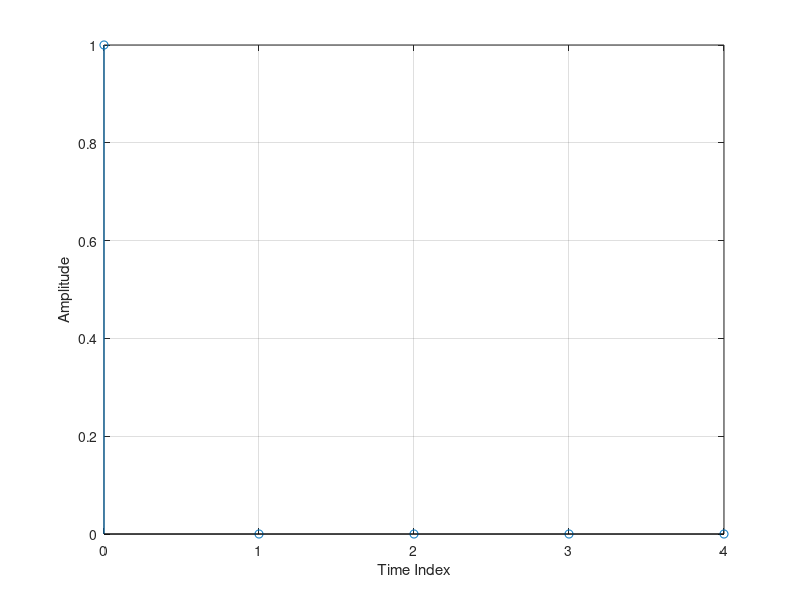
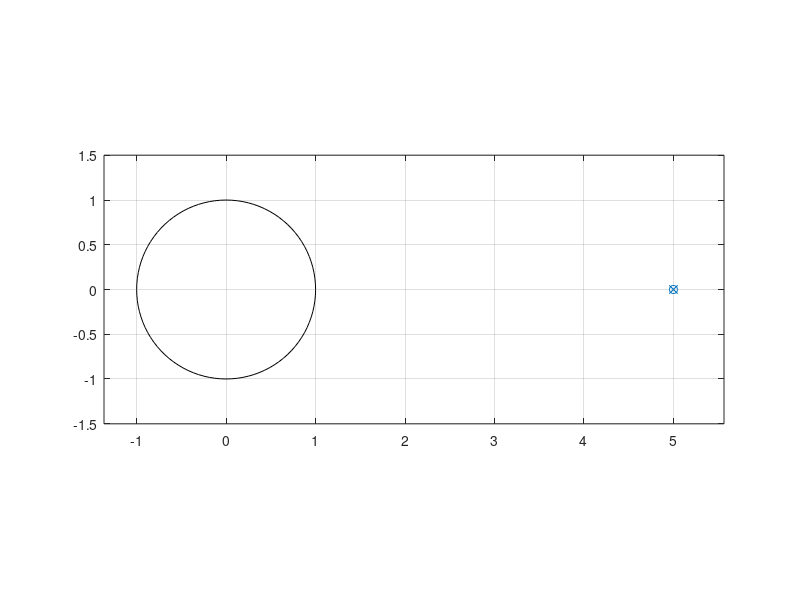

Recreate these plots in MATLAB, in order.
clc; clear all; close all;
a = input('Enter the coefficients of y = ');
b = input('Enter the coefficients of x = ');
N = input('Enter the length of sequence = ');
[r,p,k] = residuez(b,a);
[h,t] = impz(b,a,N);
figure(1);
stem(t,h);
grid;
xlabel('Time Index');
ylabel('Amplitude');
figure(2);
zplane(b,a);